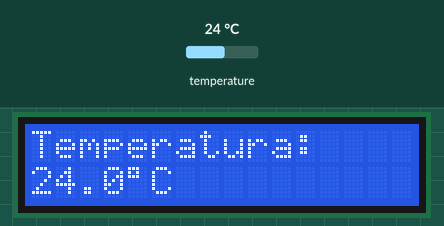
Bench run of a sketch on a simulated ESP32. Shown: 16×2 character LCD. The inputs (shaded band) are chosen by the test bench; at power-on: temperature 24 °C. What the sketch prints to the serial monitor is not drawn.

Above: at 1.2 s.
1.3 s: temperature set to 12 °C
At 3.6 s:
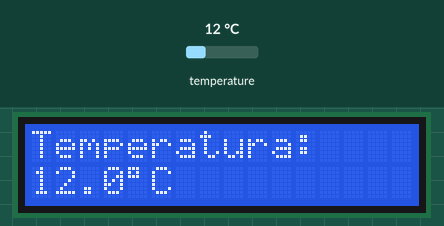
4.1 s: temperature set to 19 °C
At 5.7 s:
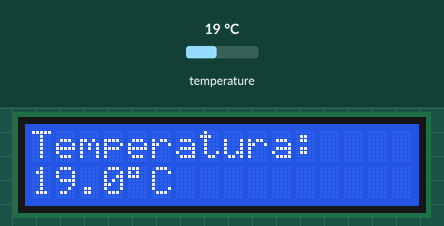
6.6 s: temperature set to 28 °C
At 8.5 s:
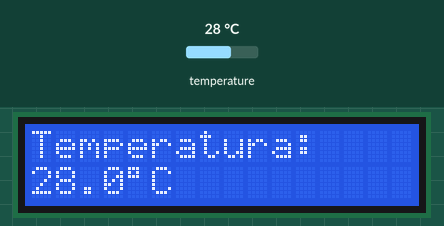
Timing chart, 0 to 10.0 s (numbered marks = the images above; inputs shaded):
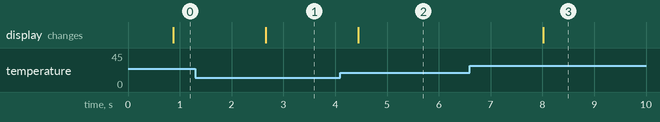

The sketch:

SMT_WiFi_Cap2.ino
```cpp
/*
   Sistema de Monitoreo de Temperatura WiFi
   Capítulo 2

   ESP32 + DS18B20 + LCD I2C
*/

#include <Wire.h>
#include <LiquidCrystal_I2C.h>

// NUEVO: Librerías para el sensor DS18B20
#include <OneWire.h>
#include <DallasTemperature.h>

//======================
// LCD
//======================

// Dirección I2C: 0x27
// Tamaño: 16 columnas x 2 filas
LiquidCrystal_I2C lcd(0x27, 16, 2);

//======================
// NUEVO: DS18B20
//======================

// NUEVO: Pin donde conectamos el sensor
#define ONE_WIRE_BUS 4

// NUEVO: Creamos el bus OneWire
OneWire oneWire(ONE_WIRE_BUS);

// NUEVO: Creamos el objeto que controlará el sensor
DallasTemperature sensores(&oneWire);


//======================
// VARIABLES
//======================

// NUEVO: La temperatura ahora será leída desde el sensor DS18B20.
float temperatura = 0;

void setup() {

  // Iniciamos el Monitor Serie.
  Serial.begin(115200);

  // Inicializamos el display.
  lcd.init();

  // Encendemos la retroiluminación.
  lcd.backlight();

  // NUEVO: Inicializamos el sensor DS18B20.
  sensores.begin();

  // Escribimos los textos fijos.
  lcd.setCursor(0, 0);
  lcd.print("Temperatura:");

}

void loop() {

  // NUEVO: Solicitamos una nueva medición.
  sensores.requestTemperatures();

  // NUEVO: Guardamos la temperatura medida.
  temperatura = sensores.getTempCByIndex(0);

  // Mostramos la temperatura.
  lcd.setCursor(0, 1);

  // Sobrescribimos toda la línea para evitar
  // que queden caracteres de una lectura anterior.
  lcd.print("                ");

  // Volvemos al inicio de la línea.
  lcd.setCursor(0, 1);

  // Mostramos el valor de la temperatura.
  lcd.print(temperatura, 1);

  // Símbolo de grados.
  lcd.print((char)223);

  // Grados Celsius.
  lcd.print("C");

  // Enviamos el dato al Monitor Serie.
  Serial.print("Temperatura: ");
  Serial.print(temperatura);
  Serial.println(" C");

  // Esperamos un segundo.
  delay(1000);

}
```

Measured:
- after the input at 1.3 s, the display: changes after 1.4 s (image 1)
- after the input at 4.1 s, the display: changes after 0.35 s (image 2)
- after the input at 6.6 s, the display: changes after 1.4 s (image 3)
